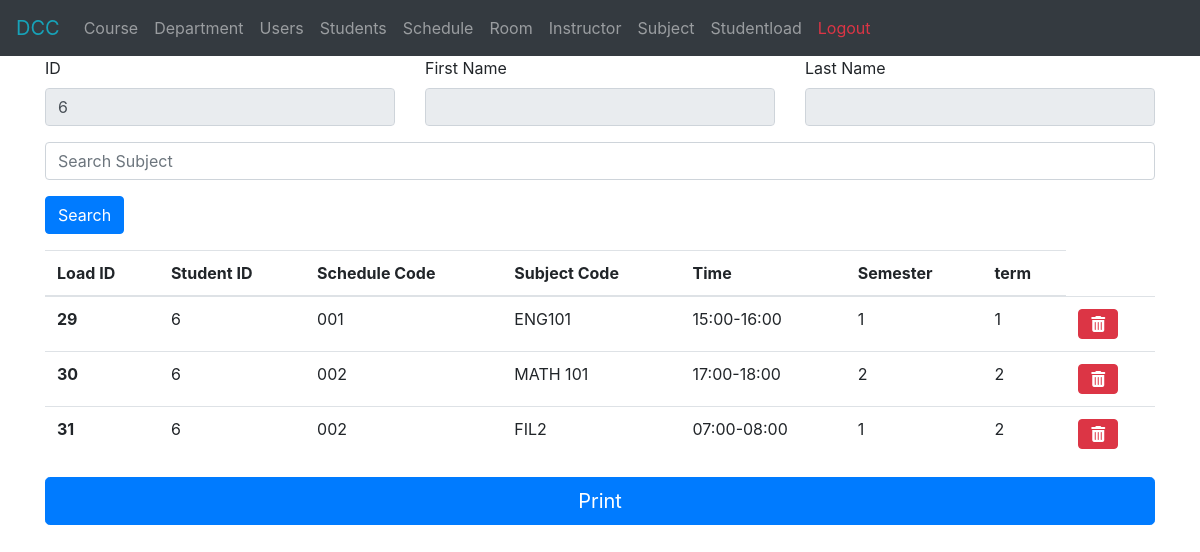
Page /pages/studentloadhandler.php?id=6 (signed in) on the committed database.
### tables this page shows
CREATE TABLE `studentload` (
  `id` int(11) NOT NULL AUTO_INCREMENT,
  `student` int(11) DEFAULT NULL,
  `sched_code` varchar(50) DEFAULT NULL,
  `subj_code` varchar(50) DEFAULT NULL,
  `time` varchar(45) DEFAULT NULL,
  `semester` varchar(50) DEFAULT NULL,
  `term` varchar(50) DEFAULT NULL,
  `final_grade` double DEFAULT NULL,
  `lecture` int(11) DEFAULT NULL,
  `laboratory` int(11) DEFAULT NULL,
  `units` int(11) DEFAULT NULL,
  PRIMARY KEY (`id`)
);

### pages/studentloadhandler.php (the view, shortened to what this page needs)
<?php
	include '../components/navigation.php';
	include '../styles.php';
	?>
<html>
	<head>
	</head>
	<body>
		<div class="container">
			<div class="row" id="studentInfo">
				<div class="col-sm">
                    <div class="form-group">
                        <label for="exampleInputEmail1">ID</label>
                        <input type="text" name="id" class="form-control" value="<?php echo $_GET['id'] ?>" disabled>
                    </div>
				</div>
				<div class="col-sm">
                        <div class="form-group">
							<label for="exampleInputEmail1">First Name</label>
							<input type="text" name="firstname" class="form-control" value="<?php echo $_GET['firstname'] ?>" disabled>
						</div>
				</div>
				<div class="col-sm">
                    <div class="form-group">
                        <label for="exampleInputEmail1">Last Name</label>
                        <input type="text" name="lastname" class="form-control" value="<?php echo $_GET['lastname'] ?>" disabled>
                    </div>
				</div>
			</div>
			<form action="./studentloadhandler.php" method="get">
				<div class="form-group">
					<input type="text" name="searchSub" class="form-control" placeholder="Search Subject">
				</div>
				<button type="submit" class="btn btn-primary">Search</button>
			</form>
            <table class="table" id="studentLoad">
                <thead>
                    <tr>
                        <th scope="col">Load ID</th>
                        <th scope="col">Student ID</th>
                        <th scope="col">Schedule Code</th>
                        <th scope="col">Subject Code</th>
                        <th scope="col">Time</th>
                        <th scope="col">Semester</th>
                        <th scope="col">term</th>
                </thead>
                <tbody>
                <?php
					if(isset($_GET['id'])) {
						include_once "../db.php";
						$studentid = $_GET['id'];
						$sql = "select * from studentload where student=$studentid";
						$result = $conn->query($sql);
						if ($result->num_rows > 0) {
							while ($row = $result->fetch_assoc()) {
								?>
								<tr>
								<th scope="row"><?php echo $row['id'] ?></th>
								<td><?php echo $row['student'] ?></td>
								<td><?php echo $row['sched_code'] ?></td>
								<td><?php echo $row['subj_code'] ?></td>
								<td><?php echo $row['time'] ?></td>
								<td><?php echo $row['semester'] ?></td>
								<td><?php echo $row['term'] ?></td>
								<form action="../requests/delete-studentload.php" method="post">
									<td><button type="submit" class="btn btn-danger"><i class="fas fa-trash-alt"></i></button></td>
								</form>
								</tr>
								<?php
							}
                        }
                    }
					?>
                </tbody>
            </table>
			<button type="button" onclick="printData()" class="btn btn-primary btn-lg btn-block">Print</button>
		</div>
	</body>
</html>

### rows in the picture
studentload: id "29", student "6", sched_code "001", subj_code "ENG101", time "15:00-16:00", semester "1", term "1"
studentload: id "30", student "6", sched_code "002", subj_code "MATH 101", time "17:00-18:00", semester "2", term "2"
studentload: id "31", student "6", sched_code "002", subj_code "FIL2", time "07:00-08:00", semester "1", term "2"
